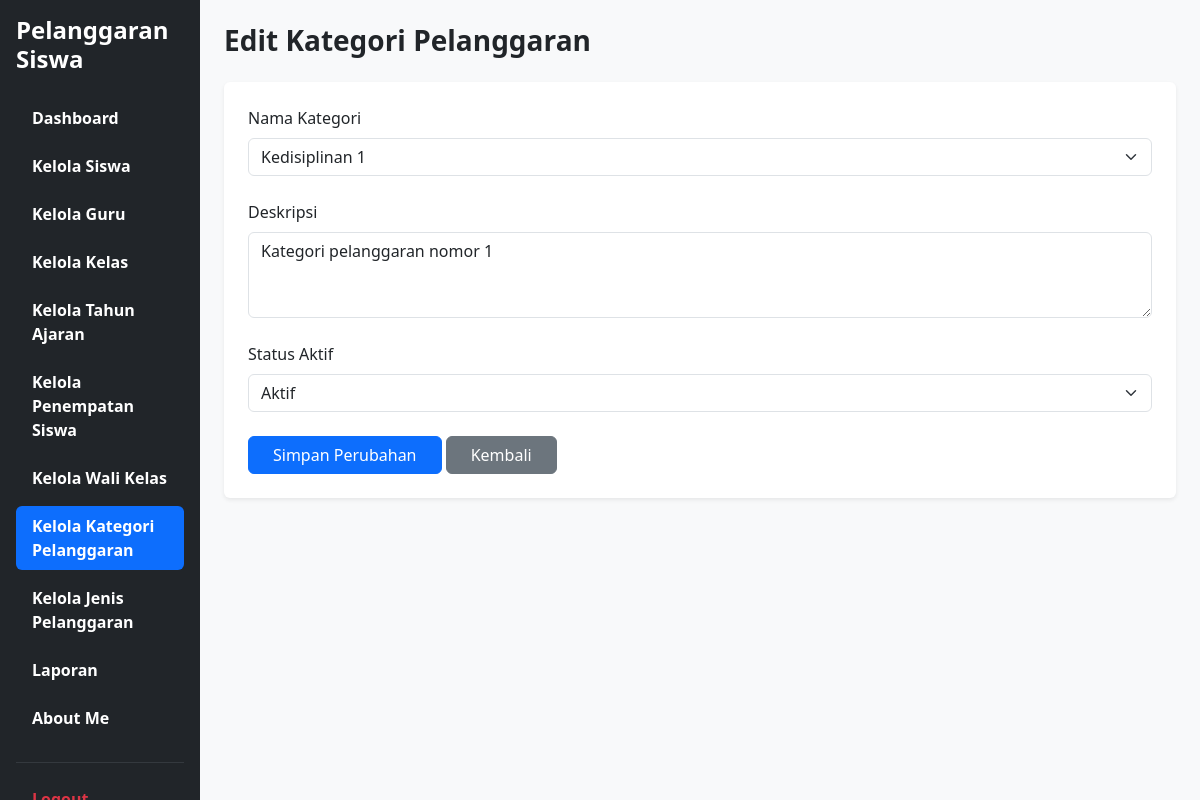
The page /edit_kategori_pelanggaran.php?id=1 (signed in) on the database as committed earlier.
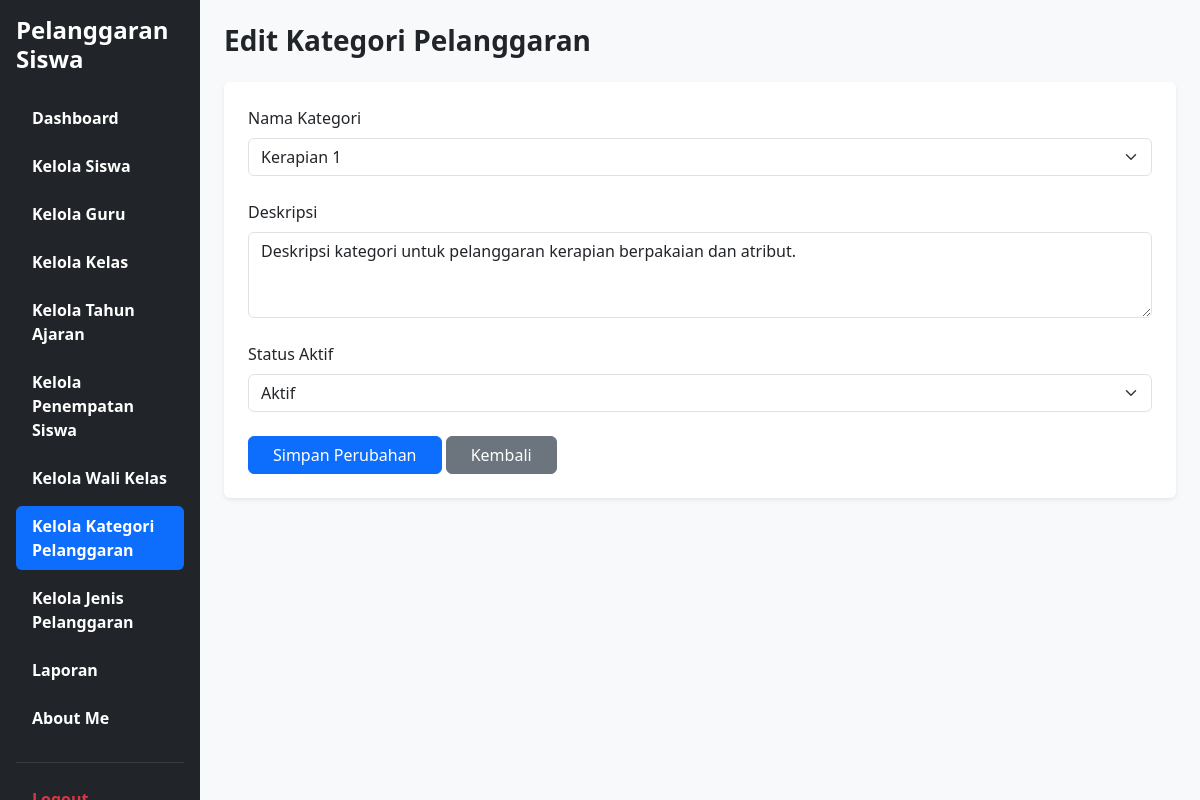
The same page on the database as committed later.
### tables this page shows
CREATE TABLE `t_pelanggaran_kategori` (
  `id` int(11) NOT NULL,
  `nama` varchar(100) DEFAULT NULL,
  `deskripsi` text NOT NULL,
  `status_aktif` tinyint(1) NOT NULL,
  `created_at` timestamp NOT NULL DEFAULT current_timestamp(),
  `updated_at` timestamp NOT NULL DEFAULT current_timestamp()
);

### edit_kategori_pelanggaran.php (the view, shortened to what the changed rows need)
<?php
include 'config/koneksi.php';
$id = (int)($_GET['id'] ?? 0);
$stmt = mysqli_prepare($koneksi,
    "SELECT * FROM t_pelanggaran_kategori WHERE id = ?"
);
mysqli_stmt_bind_param($stmt, "i", $id);
mysqli_stmt_execute($stmt);
$hasil = mysqli_stmt_get_result($stmt);
$data = mysqli_fetch_assoc($hasil);
function e($data) {
    return htmlspecialchars((string)($data ?? ""), ENT_QUOTES, "UTF-8");
}
?>
<!DOCTYPE html>
<html lang="id">
<head>
    <link href="https://cdn.jsdelivr.net/npm/bootstrap@5.3.8/dist/css/bootstrap.min.css" rel="stylesheet">
</head>
<body class="bg-light">
<div class="container-fluid">
    <div class="row">
        <main class="col-md-9 col-lg-10 p-4">
            <div class="card border-0 shadow-sm">
                <div class="card-body p-4">
                    <form method="POST">
                        <div class="mb-4">
                            <label class="form-label">Nama Kategori</label>
                            <select name="nama" class="form-select" required>
                                <?php
                                $bidang = ['Kedisiplinan', 'Kerapian', 'Kehadiran', 'Ketertiban', 'Perlengkapan', 'Sikap', 'Kebersihan', 'Keamanan', 'Akademik', 'Lingkungan'];
                                foreach ($bidang as $b) {
                                    for ($i = 1; $i <= 10; $i++) {
                                        $val = "$b $i";
                                        $selected = ($data['nama'] === $val) ? 'selected' : '';
                                        echo "<option value=\"$val\" $selected>$val</option>";
                                    }
                                }
                                ?>
                            </select>
                        </div>
                        <div class="mb-4">
                            <label class="form-label">Deskripsi</label>
                            <textarea name="deskripsi" class="form-control" rows="3" placeholder="Masukkan deskripsi kategori pelanggaran..." required><?= e($data['deskripsi']) ?></textarea>
                        </div>
                        <div class="mb-4">
                            <label class="form-label">Status Aktif</label>
                            <select name="status_aktif" class="form-select" required>
                                <option value="1" <?= $data['status_aktif'] == 1 ? 'selected' : '' ?>>
                                    Aktif
                                </option>
                            </select>
                        </div>
                    </form>
                </div>
            </div>
        </main>
    </div>
</div>
</body>
</html>

Rows that differ between the two databases and show on the page:
changed t_pelanggaran_kategori "Aktif": deskripsi "Kategori pelanggaran nomor 1" → "Deskripsi kategori untuk pelanggaran kerapian berpakaian dan atribut."
Other text that changed with them:
form field nama: "Kedisiplinan 1" → "Kerapian 1"
